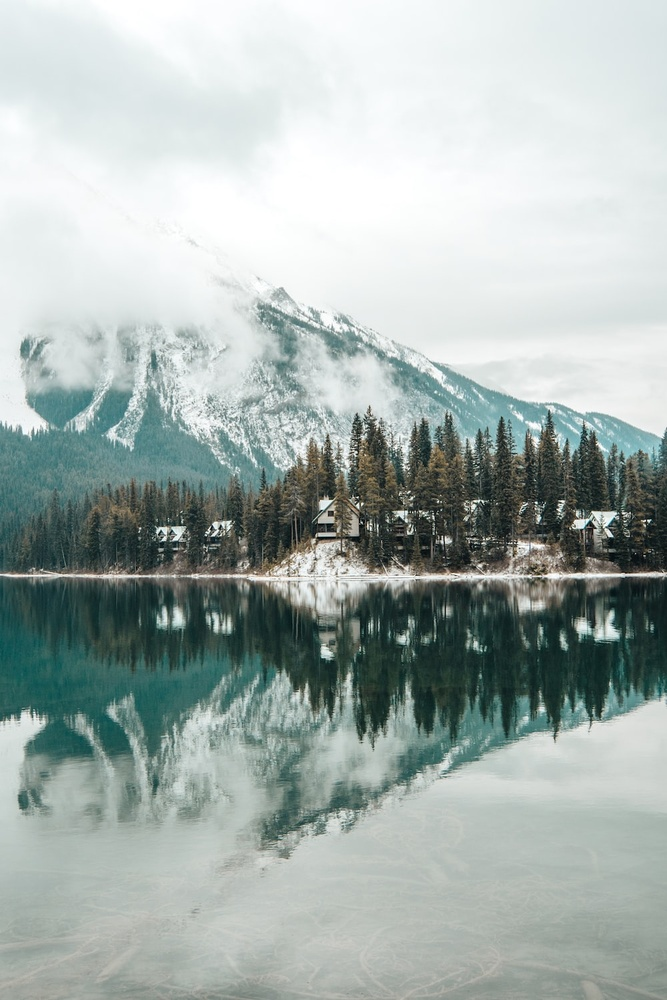
#> input picture question/chapter1.jpg, 667 x 1000 px, shrunk from 1000 x 1500 before the run, found by its file name
$ python chapter1.py
#> lines starting #> are read from the running program, lines starting #| are printed output that depends on the picture
from PIL import Image, ImageEnhance
import numpy as np
import time

IMG_DIR = "./images/chapter1.jpg"

# Calculate a number based on the current time
current_time = int(time.time())
generated_number = (current_time % 100) + 100

# Adjust the number if it's even
if generated_number % 2 == 0:
    generated_number += 10

print(f"Generated number: {generated_number}")

def add_value_to_all_channels(image, value):
    """
    Add a specified value to all three color channels (R, G, B)

    Args:
        image (PIL.Image.Image): Input image (in RGB format).
        value (int): Value to add to each channel.

    Returns:
        PIL.Image.Image: Image with the value added to each channel.
    """
    # Convert image to NumPy array
    img_array = np.array(image)
    # Ensure the value is within the valid range [0, 255]
    value = np.clip(value, 0, 255)
    # Create a NumPy array with the same shape as the image where each channel is the value to add
    add_array = np.full_like(img_array, value)
    result_array = np.clip(img_array + add_array, 0, 255)
    result_image = Image.fromarray(result_array.astype(np.uint8))
    return result_image

# Read the image
img = Image.open(IMG_DIR)
#> img is the input picture: PIL image 667x1000 RGB; mean R, G, B 166, 177.4, 174.1

# Check if the image is in RGB mode, if not, convert it
if img.mode != 'RGB':
    img = img.convert('RGB')

print(f"Original image size: {img.size}")
#| Original image size: (667, 1000)

# Add the generated number to all channels
modified_img = add_value_to_all_channels(img, generated_number)
#> in add_value_to_all_channels, `result_array = np.clip(img_array + add_array, 0, 255)`:
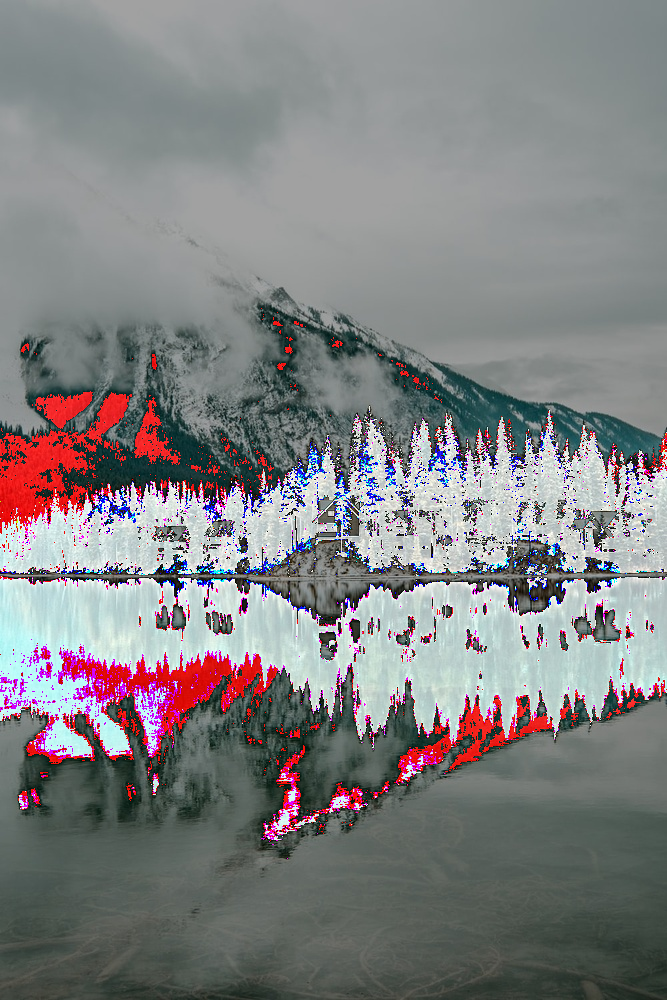
#> result_array: shape (1000, 667, 3); mean R, G, B 129.2, 129, 130

# Display the original and modified images
img.show(title="Original Image")
modified_img.show(title="Modified Image")
red_channel = np.array(modified_img)[:, :, 0] # extract the red channel from the modified images
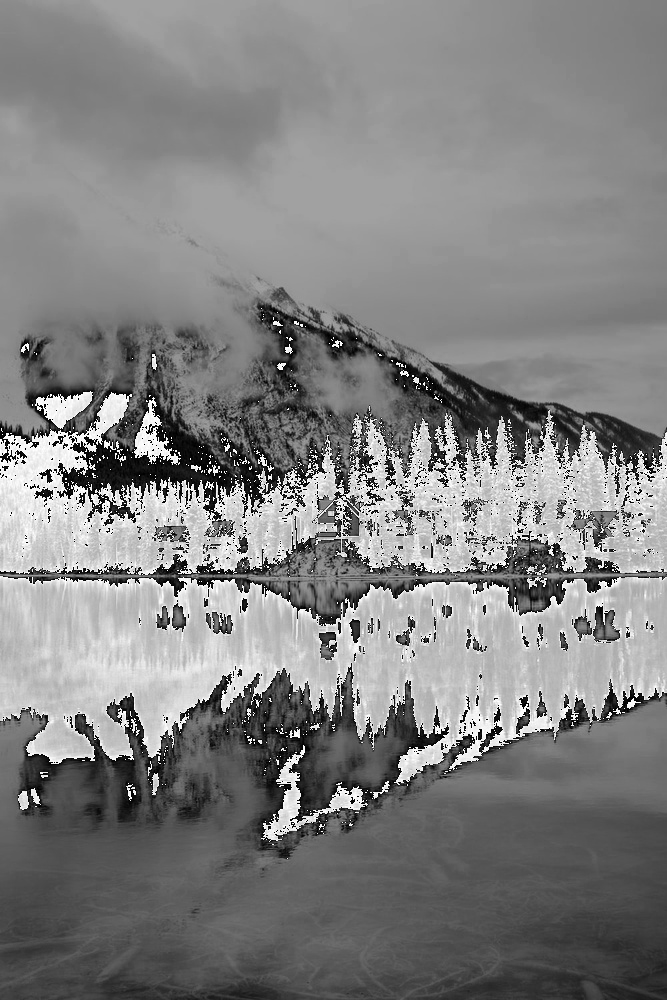
#> red_channel: shape (1000, 667); min 0, max 255, mean 129.2
red_sum = np.sum(red_channel)
#> red_sum = 86177028

# Optionally save the modified image
output_file = "./images/chapter1out.png"
modified_img.save(output_file)
print(f"Modified image saved to {output_file}")
print(red_sum)
#| 86177028
